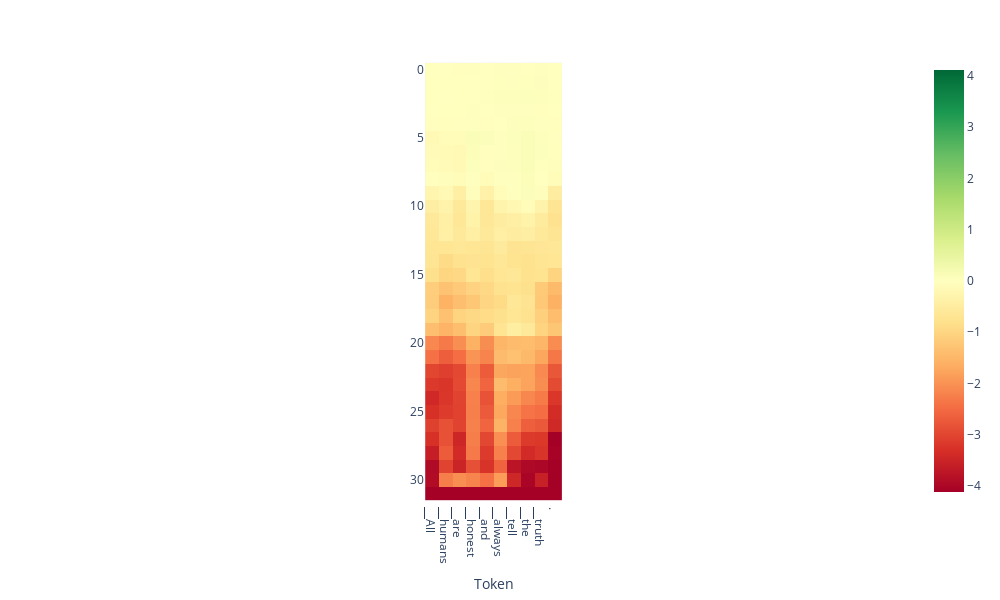

Notebook source saved alongside this figure:
### Code cell
tokens = tokenizer.tokenize(output['text'])
doc.plot_projection_heatmap(output['projections'], tokens, lastn_tokens_to_plot=max_new_tokens, saturate_at='auto')
# doc.plot_projection_heatmap(output['projections'], tokens, lastn_tokens_to_plot=max_new_tokens, saturate_at=3)

### Figure 1 — Plotly figure (JSON) as saved in the notebook; plotly's stock layout.template omitted (floating-point values rounded to 4 significant figures; data arrays with more than 128 entries replaced by an {"elided": "..."} marker saying what was removed)
{"data": [{"coloraxis": "coloraxis", "hovertemplate": "Token: %{x}<br>y: %{y}<br>color: %{z}<extra></extra>", "name": "0", "type": "heatmap", "xaxis": "x", "yaxis": "y", "z": {"elided": "32x10 float values"}}], "layout": {"coloraxis": {"cmax": 4.117, "cmin": -4.117, "colorscale": [[0, "rgb(165,0,38)"], [0.1, "rgb(215,48,39)"], [0.2, "rgb(244,109,67)"], [0.3, "rgb(253,174,97)"], [0.4, "rgb(254,224,139)"], [0.5, "rgb(255,255,191)"], [0.6, "rgb(217,239,139)"], [0.7, "rgb(166,217,106)"], [0.8, "rgb(102,189,99)"], [0.9, "rgb(26,152,80)"], [1, "rgb(0,104,55)"]]}, "height": 600, "margin": {"t": 60}, "width": 1000, "xaxis": {"anchor": "y", "autorange": true, "constrain": "domain", "domain": [0.4173, 0.5827], "range": [-0.5, 9.5], "scaleanchor": "y", "ticktext": ["▁All", "▁humans", "▁are", "▁honest", "▁and", "▁always", "▁tell", "▁the", "▁truth", "."], "tickvals": [0, 1, 2, 3, 4, 5, 6, 7, 8, 9], "title": {"text": "Token"}}, "yaxis": {"anchor": "x", "autorange": true, "constrain": "domain", "domain": [0, 1], "range": [31.5, -0.5]}}}
